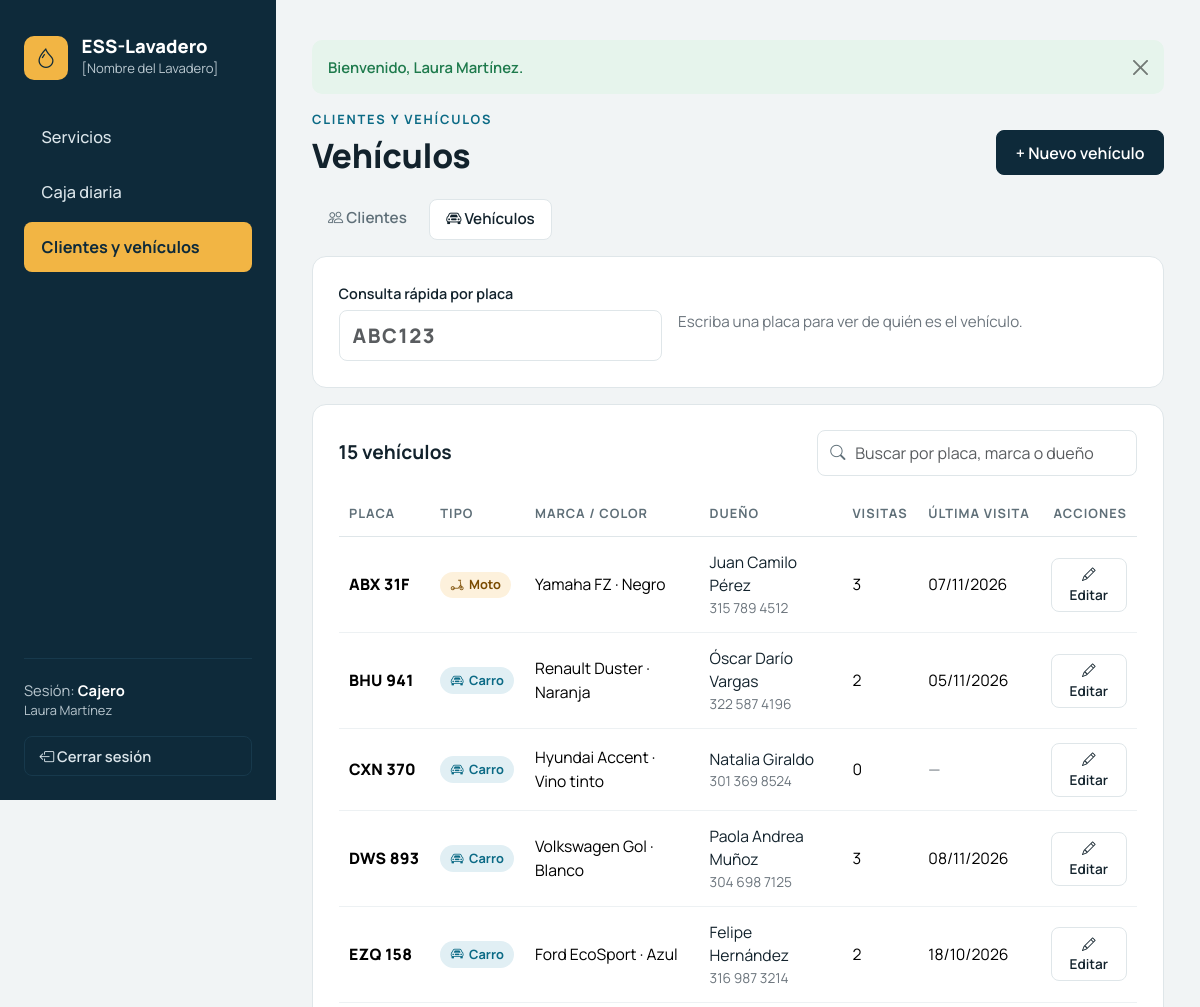
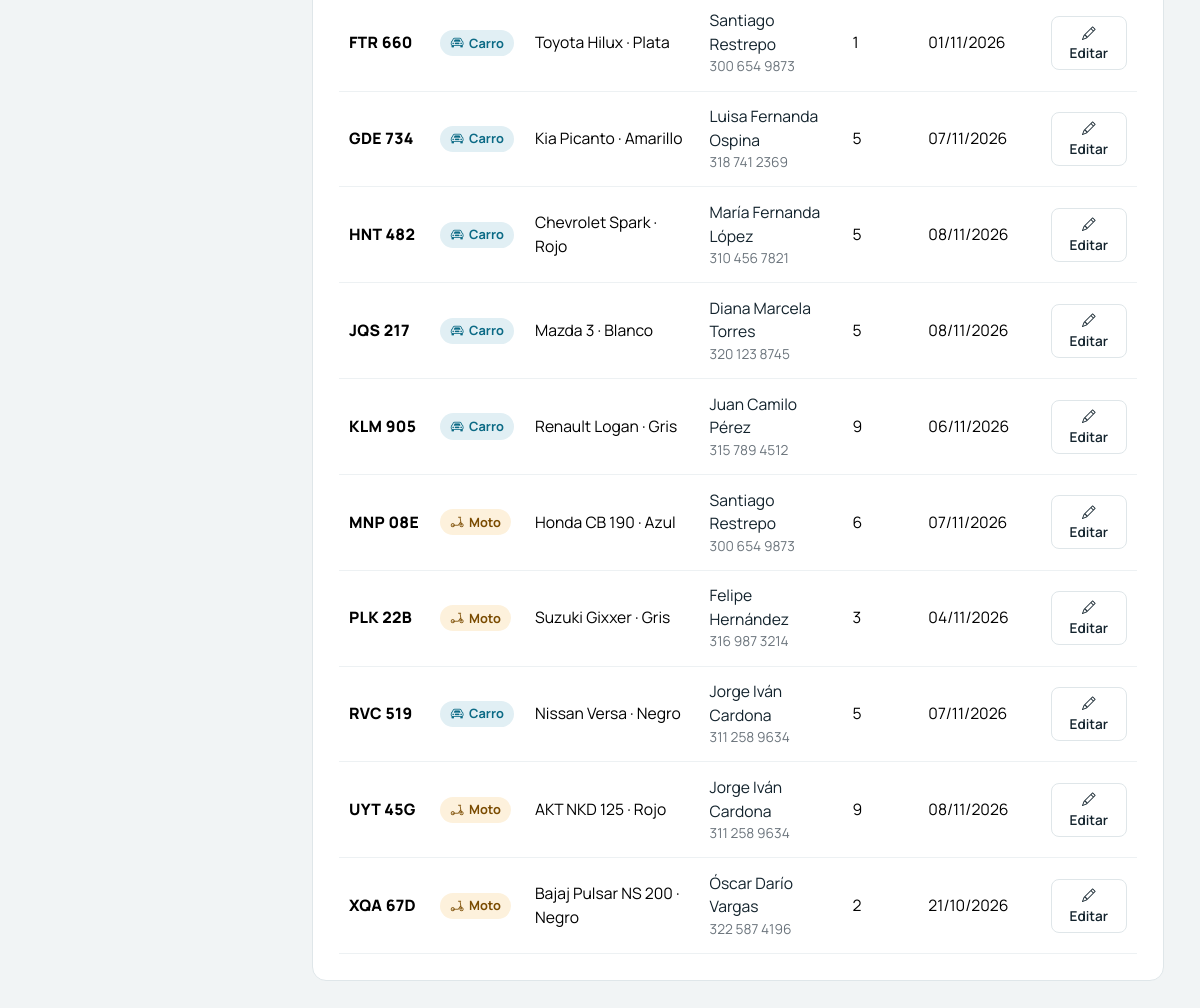
Screenshot of /index.php?c=vehiculo (signed in) with the database file from the repository (2 pictures, top to bottom).
### tables this page shows
CREATE TABLE usuarios (
    id              INT UNSIGNED AUTO_INCREMENT PRIMARY KEY,
    nombre          VARCHAR(100) NOT NULL,
    usuario         VARCHAR(50)  NOT NULL,               
    password_hash   VARCHAR(255) NOT NULL,               
    rol             ENUM('dueno','cajero','lavador') NOT NULL,
    telefono        VARCHAR(20)  NULL,
    activo          TINYINT(1)   NOT NULL DEFAULT 1,     
    ultimo_acceso   DATETIME     NULL,
    creado_en       DATETIME     NOT NULL DEFAULT CURRENT_TIMESTAMP,
    actualizado_en  DATETIME     NULL ON UPDATE CURRENT_TIMESTAMP,
    UNIQUE KEY uq_usuarios_usuario (usuario),
    KEY idx_usuarios_rol (rol)
);

CREATE TABLE vehiculos (
    id              INT UNSIGNED AUTO_INCREMENT PRIMARY KEY,
    cliente_id      INT UNSIGNED NOT NULL,
    placa           VARCHAR(10)  NOT NULL,               
    tipo            ENUM('carro','moto') NOT NULL,
    marca           VARCHAR(50)  NULL,
    color           VARCHAR(30)  NULL,
    creado_en       DATETIME     NOT NULL DEFAULT CURRENT_TIMESTAMP,
    actualizado_en  DATETIME     NULL ON UPDATE CURRENT_TIMESTAMP,
    UNIQUE KEY uq_vehiculos_placa (placa),
    KEY idx_vehiculos_tipo (tipo),
    CONSTRAINT fk_vehiculos_cliente FOREIGN KEY (cliente_id)
        REFERENCES clientes (id) ON UPDATE CASCADE ON DELETE RESTRICT
);

CREATE TABLE clientes (
    id              INT UNSIGNED AUTO_INCREMENT PRIMARY KEY,
    nombre          VARCHAR(100) NOT NULL,
    telefono        VARCHAR(20)  NOT NULL,               
    creado_en       DATETIME     NOT NULL DEFAULT CURRENT_TIMESTAMP,
    actualizado_en  DATETIME     NULL ON UPDATE CURRENT_TIMESTAMP,
    KEY idx_clientes_nombre (nombre),
    KEY idx_clientes_telefono (telefono)
);

### app/core/Controller.php (called while the page is built, shortened)
<?php
abstract class Controller
{
    protected ?array $usuario = null;
    protected function vista(string $_vista, array $_variables = []): void
    {
        $_variables['usuarioActual'] = $this->usuario ?? Sesion::usuario();
        extract($_variables, EXTR_SKIP);
        require VIEWS_PATH . $_vista . '.php';
    }
    protected function requiereLogin(): array
    {
        $sesion = Sesion::usuario();
        $fila = (new Usuario())->buscarPorId($sesion['id']);
        return $this->usuario = Sesion::usuario();
    }
    protected function requiereRol(string ...$roles): array
    {
        $usuario = $this->requiereLogin();
        return $usuario;
    }
}

### app/controllers/VehiculoController.php (called while the page is built, shortened)
<?php
class VehiculoController extends Controller
{
    private Vehiculo $modelo;
    public function __construct()
    {
        $this->requiereRol('dueno', 'cajero');
        $this->modelo = new Vehiculo();
    }
    public function index(): void
    {
        $this->vista('vehiculos/index', [
            'titulo'     => 'Vehículos',
            'menuActivo' => 'cliente',
            'pestana'    => 'vehiculos',
            'vehiculos'  => $this->modelo->todos(),
            'scripts'    => [recurso('js/placa.js')],
        ]);
    }
}

### index.php (called while the page is built, shortened)
<?php
require_once __DIR__ . '/config/database.php';
require_once __DIR__ . '/app/helpers/funciones.php';
spl_autoload_register(function (string $clase): void {
    foreach (['core', 'controllers', 'models'] as $carpeta) {
        $archivo = APP_PATH . $carpeta . DIRECTORY_SEPARATOR . $clase . '.php';
        if (is_file($archivo)) {
            return;
        }
    }
});
$accion      = $_GET['a'] ?? 'index';
try {
    $objeto = new $clase();
    $objeto->$accion();
} catch (PDOException $e) {
    $detalle = APP_ENTORNO === 'desarrollo' ? ' Detalle: ' . $e->getMessage() : '';
    mostrar_error(500, 'Error de base de datos',
        'No se pudo completar la operación. Verifique que MySQL esté encendido en XAMPP.' . $detalle);
}

### app/models/Usuario.php (called while the page is built, shortened)
<?php
class Usuario
{
    private PDO $db;
    public function __construct()
    {
        $this->db = Database::conectar();
    }
    public function buscarPorId(int $id): ?array
    {
        $stmt = $this->db->prepare('SELECT * FROM usuarios WHERE id = :id');
        $stmt->execute([':id' => $id]);
        return $stmt->fetch() ?: null;
    }
}

### config/database.php (called while the page is built, shortened)
<?php
class Database
{
    private static ?PDO $conexion = null;
    public static function conectar(): PDO
    {
        if (self::$conexion === null) {
            $dsn = 'mysql:host=' . DB_HOST
                 . ';port=' . DB_PUERTO
                 . ';dbname=' . DB_NOMBRE
                 . ';charset=' . DB_CHARSET;
            $opciones = [
                PDO::ATTR_ERRMODE            => PDO::ERRMODE_EXCEPTION,
                PDO::ATTR_DEFAULT_FETCH_MODE => PDO::FETCH_ASSOC,
                PDO::ATTR_EMULATE_PREPARES   => false,
            ];
            self::$conexion = new PDO($dsn, DB_USUARIO, DB_CLAVE, $opciones);
            self::$conexion->exec("SET time_zone = '-05:00'");
        }
        return self::$conexion;
    }
}

### app/core/Sesion.php (called while the page is built, shortened)
<?php
class Sesion
{
    public static function usuario(): ?array
    {
        return $_SESSION['usuario'] ?? null;
    }
    public static function obtenerFlashes(): array
    {
        $mensajes = $_SESSION['flash'] ?? [];
        return $mensajes;
    }
}

### app/models/Vehiculo.php (called while the page is built, shortened)
<?php
class Vehiculo
{
    private PDO $db;
    public function __construct()
    {
        $this->db = Database::conectar();
    }
    public function todos(): array
    {
        $sql = "SELECT v.id, v.placa, v.tipo, v.marca, v.color,
                       c.id AS cliente_id, c.nombre AS cliente, c.telefono,
                       COUNT(o.id) AS visitas, MAX(o.fecha_ingreso) AS ultima_visita
                FROM vehiculos v
                JOIN clientes c     ON c.id = v.cliente_id
                LEFT JOIN ordenes o ON o.vehiculo_id = v.id AND o.estado <> 'cancelada'
                GROUP BY v.id, v.placa, v.tipo, v.marca, v.color, c.id, c.nombre, c.telefono
                ORDER BY v.placa";
        return $this->db->query($sql)->fetchAll();
    }
}

### app/views/vehiculos/index.php (the view)
<?php
require VIEWS_PATH . 'layouts/header.php';
?>
<div class="d-flex flex-wrap justify-content-between align-items-end gap-3 mb-4">
    <div>
        <div class="ceja">Clientes y vehículos</div>
        <h1 class="titulo-pagina">Vehículos</h1>
    </div>
    <a class="btn btn-ess" href="<?= url('vehiculo', 'crear') ?>">+ Nuevo vehículo</a>
</div>
<?php require VIEWS_PATH . 'clientes/_pestanas.php'; ?>
<div class="tarjeta mb-3">
    <div class="row g-3 align-items-center">
        <div class="col-md-5">
            <label for="consultaPlaca" class="form-label">Consulta rápida por placa</label>
            <input type="text" class="form-control form-control-lg campo-placa" id="consultaPlaca"
                   placeholder="ABC123" maxlength="8" autocomplete="off"
                   data-placa-consulta="#resultadoPlaca"
                   data-url="<?= url('vehiculo', 'buscar') ?>"
                   data-url-cliente="<?= url('cliente', 'ver') ?>"
                   data-url-nuevo="<?= url('vehiculo', 'crear') ?>">
        </div>
        <div class="col-md-7">
            <div id="resultadoPlaca" class="resultado-placa text-secondary">
                Escriba una placa para ver de quién es el vehículo.
            </div>
        </div>
    </div>
</div>
<div class="tarjeta">
    <div class="d-flex flex-wrap justify-content-between align-items-center gap-2 mb-3">
        <h2 class="tarjeta-titulo mb-0"><?= count($vehiculos) ?> vehículos</h2>
        <div class="buscador">
            <i class="bi bi-search"></i>
            <input type="search" class="form-control" placeholder="Buscar por placa, marca o dueño"
                   data-buscar="#tablaVehiculos" aria-label="Buscar vehículos">
        </div>
    </div>
    <div class="table-responsive">
        <table class="table tabla-ess" id="tablaVehiculos">
            <thead>
            <tr>
                <th>Placa</th>
                <th>Tipo</th>
                <th>Marca / color</th>
                <th>Dueño</th>
                <th>Visitas</th>
                <th>Última visita</th>
                <th class="text-end">Acciones</th>
            </tr>
            </thead>
            <tbody>
            <?php foreach ($vehiculos as $v): ?>
                <tr>
                    <td class="placa">
                        <?= e(placa_formato($v['placa'])) ?><span class="d-none"><?= e($v['placa']) ?></span>
                    </td>
                    <td><?= tipo_badge($v['tipo']) ?></td>
                    <td><?= e(trim(($v['marca'] ?? '') . ' · ' . ($v['color'] ?? ''), ' ·')) ?: '—' ?></td>
                    <td>
                        <a class="enlace-fila" href="<?= url('cliente', 'ver', ['id' => $v['cliente_id']]) ?>"><?= e($v['cliente']) ?></a>
                        <div class="small text-secondary"><?= e(telefono_formato($v['telefono'])) ?></div>
                    </td>
                    <td><?= (int) $v['visitas'] ?></td>
                    <td class="text-nowrap">
                        <?= $v['ultima_visita'] ? e(date('d/m/Y', strtotime($v['ultima_visita']))) : '<span class="text-secondary">—</span>' ?>
                    </td>
                    <td class="text-end">
                        <a class="btn btn-sm btn-ess-borde" href="<?= url('vehiculo', 'editar', ['id' => $v['id']]) ?>">
                            <i class="bi bi-pencil"></i> Editar
                        </a>
                    </td>
                </tr>
            <?php endforeach; ?>
            </tbody>
        </table>
    </div>
</div>
<?php require VIEWS_PATH . 'layouts/footer.php'; ?>

### app/views/layouts/header.php (shortened to what this page needs)
<?php
$menuActivo    = $menuActivo ?? '';
$usuarioActual = $usuarioActual ?? null;
$rolActual     = $usuarioActual['rol'] ?? '';
?>
<!DOCTYPE html>
<html lang="es">
<head>
    <link href="https://cdn.jsdelivr.net/npm/bootstrap@5.3.3/dist/css/bootstrap.min.css" rel="stylesheet">
    <link href="https://cdn.jsdelivr.net/npm/bootstrap-icons@1.11.3/font/bootstrap-icons.min.css" rel="stylesheet">
    <link href="<?= recurso('css/estilos.css') ?>" rel="stylesheet">
</head>
<body<?= !empty($autorecarga) ? ' data-autorecarga="' . (int) $autorecarga . '"' : '' ?>>
<div class="app">
    <?php if ($usuarioActual): ?>
    <aside class="sidebar offcanvas-lg offcanvas-start" tabindex="-1" id="menuLateral">
        <div class="sidebar-cuerpo">
            <div class="d-flex justify-content-between align-items-start">
                <a class="marca" href="<?= url() ?>">
                    <span class="marca-icono"><i class="bi bi-droplet"></i></span>
                    <span>
                        <span class="marca-nombre"><?= e(APP_NOMBRE) ?></span>
                        <span class="marca-negocio"><?= e(NEGOCIO_NOMBRE) ?></span>
                    </span>
                </a>
            </div>
            <ul class="menu">
                <?php foreach (menu_por_rol($rolActual) as $opcion): ?>
                    <li>
                        <a href="<?= url($opcion['c']) ?>"
                           class="<?= $opcion['c'] === $menuActivo ? 'activo' : '' ?>">
                            <?= e($opcion['texto']) ?>
                        </a>
                    </li>
                <?php endforeach; ?>
            </ul>
            <div class="sidebar-pie">
                Sesión: <strong><?= e(rol_texto($rolActual)) ?></strong>
                <div class="small mb-3"><?= e($usuarioActual['nombre']) ?></div>
                <form method="post" action="<?= url('auth', 'logout') ?>">
                    <button type="submit" class="btn-salir">
                        <i class="bi bi-box-arrow-left"></i> Cerrar sesión
                    </button>
                </form>
            </div>
        </div>
    </aside>
    <?php endif; ?>
    <main class="contenido">
        <?php foreach (Sesion::obtenerFlashes() as $flash): ?>
            <div class="alert alerta-<?= e($flash['tipo']) ?> alert-dismissible fade show" role="alert">
                <?= e($flash['mensaje']) ?>
                <button type="button" class="btn-close" data-bs-dismiss="alert" aria-label="Cerrar"></button>
            </div>
        <?php endforeach; ?>

### app/helpers/funciones.php (shortened to what this page needs)
<?php
function e($texto): string
{
    return htmlspecialchars((string) $texto, ENT_QUOTES, 'UTF-8');
}
function url(string $controlador = '', string $accion = '', array $extra = []): string
{
    $parametros = [];
    if ($controlador !== '') {
        $parametros['c'] = $controlador;
    }
    if ($accion !== '') {
        $parametros['a'] = $accion;
    }
    $parametros += $extra;
    return BASE_URL . 'index.php' . ($parametros ? '?' . http_build_query($parametros) : '');
}
function recurso(string $ruta): string
{
    return BASE_URL . 'public/' . ltrim($ruta, '/');
}
function placa_formato(string $placa): string
{
    return strlen($placa) === 6 ? substr($placa, 0, 3) . ' ' . substr($placa, 3) : $placa;
}
function telefono_formato(?string $telefono): string
{
    return strlen($telefono) === 10
        ? substr($telefono, 0, 3) . ' ' . substr($telefono, 3, 3) . ' ' . substr($telefono, 6)
        : $telefono;
}
function tipo_badge(string $tipo): string
{
    $icono = $tipo === 'moto' ? 'bi-scooter' : 'bi-car-front';
    return '<span class="tipo tipo-' . e($tipo) . '"><i class="bi ' . $icono . '"></i> '
         . e(ucfirst($tipo)) . '</span>';
}
function rol_texto(string $rol): string
{
    return ['dueno' => 'Dueño', 'cajero' => 'Cajero', 'lavador' => 'Lavador'][$rol] ?? $rol;
}
function menu_por_rol(string $rol): array
{
    $menus = [
        'dueno' => [
            ['c' => 'tablero',   'texto' => 'Tablero'],
            ['c' => 'orden',     'texto' => 'Servicios'],
            ['c' => 'caja',      'texto' => 'Caja diaria'],
            ['c' => 'cliente',   'texto' => 'Clientes y vehículos'],
            ['c' => 'catalogo',  'texto' => 'Catálogo'],
            ['c' => 'insumo',    'texto' => 'Insumos'],
            ['c' => 'equipo',    'texto' => 'Equipos'],
            ['c' => 'reporte',   'texto' => 'Reportes'],
            ['c' => 'usuario',   'texto' => 'Usuarios'],
        ],
        'cajero' => [
            ['c' => 'orden',     'texto' => 'Servicios'],
            ['c' => 'caja',      'texto' => 'Caja diaria'],
            ['c' => 'cliente',   'texto' => 'Clientes y vehículos'],
        ],
        'lavador' => [
            ['c' => 'lavador',   'texto' => 'Mi cola'],
        ],
    ];
    return $menus[$rol] ?? [];
}

### rows the page displays
usuarios: rol "Cajero", nombre "Laura Martínez"
vehiculos: placa "ABX 31F", tipo "Moto", marca+color "Yamaha FZ · Negro", cliente.nombre "Juan Camilo Pérez", cliente.telefono "315 789 4512", visitas "3", ultima_visita "07/11/2026"
vehiculos: placa "BHU 941", tipo "Carro", marca+color "Renault Duster · Naranja", cliente.nombre "Óscar Darío Vargas", cliente.telefono "322 587 4196", visitas "2", ultima_visita "05/11/2026"
vehiculos: placa "CXN 370", tipo "Carro", marca+color "Hyundai Accent · Vino tinto", cliente.nombre "Natalia Giraldo", cliente.telefono "301 369 8524", visitas "0"
vehiculos: placa "DWS 893", tipo "Carro", marca+color "Volkswagen Gol · Blanco", cliente.nombre "Paola Andrea Muñoz", cliente.telefono "304 698 7125", visitas "3", ultima_visita "08/11/2026"
vehiculos: placa "EZQ 158", tipo "Carro", marca+color "Ford EcoSport · Azul", cliente.nombre "Felipe Hernández", cliente.telefono "316 987 3214", visitas "2", ultima_visita "18/10/2026"
vehiculos: placa "FTR 660", tipo "Carro", marca+color "Toyota Hilux · Plata", cliente.nombre "Santiago Restrepo", cliente.telefono "300 654 9873", visitas "1", ultima_visita "01/11/2026"
vehiculos: placa "GDE 734", tipo "Carro", marca+color "Kia Picanto · Amarillo", cliente.nombre "Luisa Fernanda Ospina", cliente.telefono "318 741 2369", visitas "5", ultima_visita "07/11/2026"
vehiculos: placa "HNT 482", tipo "Carro", marca+color "Chevrolet Spark · Rojo", cliente.nombre "María Fernanda López", cliente.telefono "310 456 7821", visitas "5", ultima_visita "08/11/2026"
vehiculos: placa "JQS 217", tipo "Carro", marca+color "Mazda 3 · Blanco", cliente.nombre "Diana Marcela Torres", cliente.telefono "320 123 8745", visitas "5", ultima_visita "08/11/2026"
vehiculos: placa "KLM 905", tipo "Carro", marca+color "Renault Logan · Gris", cliente.nombre "Juan Camilo Pérez", cliente.telefono "315 789 4512", visitas "9", ultima_visita "06/11/2026"
vehiculos: placa "MNP 08E", tipo "Moto", marca+color "Honda CB 190 · Azul", cliente.nombre "Santiago Restrepo", cliente.telefono "300 654 9873", visitas "6", ultima_visita "07/11/2026"
vehiculos: placa "PLK 22B", tipo "Moto", marca+color "Suzuki Gixxer · Gris", cliente.nombre "Felipe Hernández", cliente.telefono "316 987 3214", visitas "3", ultima_visita "04/11/2026"
vehiculos: placa "RVC 519", tipo "Carro", marca+color "Nissan Versa · Negro", cliente.nombre "Jorge Iván Cardona", cliente.telefono "311 258 9634", visitas "5", ultima_visita "07/11/2026"
vehiculos: placa "UYT 45G", tipo "Moto", marca+color "AKT NKD 125 · Rojo", cliente.nombre "Jorge Iván Cardona", cliente.telefono "311 258 9634", visitas "9", ultima_visita "08/11/2026"
vehiculos: placa "XQA 67D", tipo "Moto", marca+color "Bajaj Pulsar NS 200 · Negro", cliente.nombre "Óscar Darío Vargas", cliente.telefono "322 587 4196", visitas "2", ultima_visita "21/10/2026"

### other values shown
APP_NOMBRE "ESS-Lavadero"
NEGOCIO_NOMBRE "[Nombre del Lavadero]"
$opcion['texto'] "Servicios"
$opcion['texto'] "Caja diaria"
$opcion['texto'] "Clientes y vehículos"
$flash['mensaje'] "Bienvenido, Laura Martínez."
count($vehiculos) "15"
